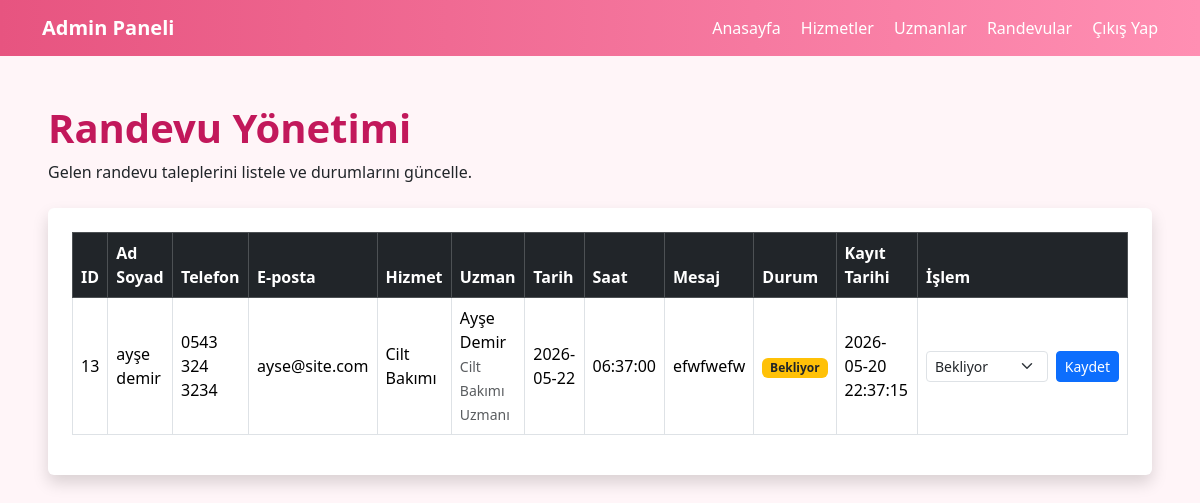
Page /admin/randevular.php (signed in) on the committed database.
### tables this page shows
CREATE TABLE `randevu_talepleri` (
  `id` int(11) NOT NULL,
  `ad_soyad` varchar(255) DEFAULT NULL,
  `telefon` varchar(20) DEFAULT NULL,
  `email` varchar(255) DEFAULT NULL,
  `hizmet_id` int(11) DEFAULT NULL,
  `tarih` date DEFAULT NULL,
  `saat` time DEFAULT NULL,
  `mesaj` text DEFAULT NULL,
  `durum` varchar(50) DEFAULT NULL,
  `kayit_tarihi` datetime DEFAULT NULL,
  `uzman_id` int(11) DEFAULT NULL
);

CREATE TABLE `hizmetler` (
  `id` int(11) NOT NULL,
  `baslik` varchar(255) DEFAULT NULL,
  `aciklama` text DEFAULT NULL,
  `fiyat` varchar(50) DEFAULT NULL,
  `resim` varchar(255) DEFAULT NULL,
  `durum` int(11) DEFAULT 1
);

CREATE TABLE `uzmanlar` (
  `id` int(11) NOT NULL,
  `ad_soyad` varchar(255) DEFAULT NULL,
  `uzmanlik` varchar(255) DEFAULT NULL,
  `resim` varchar(255) DEFAULT NULL,
  `aciklama` text DEFAULT NULL
);

### admin/randevular.php (the view, shortened to what this page needs)
<?php
include("../includes/db.php");
$sql = "SELECT
            r.id,
            r.ad_soyad,
            r.telefon,
            r.email,
            r.tarih,
            r.saat,
            r.mesaj,
            r.durum,
            r.kayit_tarihi,
            h.baslik AS hizmet_adi,
            u.ad_soyad AS uzman_adi,
            u.uzmanlik AS uzmanlik
        FROM randevu_talepleri r
        LEFT JOIN hizmetler h ON r.hizmet_id = h.id
        LEFT JOIN uzmanlar u ON r.uzman_id = u.id
        ORDER BY r.id DESC";
$randevular = $conn->query($sql)->fetchAll(PDO::FETCH_ASSOC);
?>
<!DOCTYPE html>
<html lang="tr">
<head>
    <link href="https://cdn.jsdelivr.net/npm/bootstrap@5.3.3/dist/css/bootstrap.min.css" rel="stylesheet">
</head>
<body style="background:#fff5f8;">
<nav class="navbar navbar-expand-lg" style="background:linear-gradient(90deg,#e75480,#ff8fb3);">
    <div class="container">
        <a class="navbar-brand text-white fw-bold" href="index.php">Admin Paneli</a>
        <div>
            <a href="index.php" class="text-white text-decoration-none me-3">Anasayfa</a>
            <a href="hizmetler.php" class="text-white text-decoration-none me-3">Hizmetler</a>
            <a href="uzmanlar.php" class="text-white text-decoration-none me-3">Uzmanlar</a>
            <a href="randevular.php" class="text-white text-decoration-none me-3">Randevular</a>
            <a href="logout.php" class="text-white text-decoration-none">Çıkış Yap</a>
        </div>
    </div>
</nav>
<div class="container-fluid my-5 px-5">
    <div class="mb-4">
        <h1 class="fw-bold" style="color:#c2185b;">Randevu Yönetimi</h1>
        <p>Gelen randevu taleplerini listele ve durumlarını güncelle.</p>
    </div>
    <div class="card shadow border-0 p-4">
        <div class="table-responsive">
            <table class="table table-bordered table-hover align-middle">
                <thead class="table-dark">
                    <tr>
                        <th>ID</th>
                        <th>Ad Soyad</th>
                        <th>Telefon</th>
                        <th>E-posta</th>
                        <th>Hizmet</th>
                        <th>Uzman</th>
                        <th>Tarih</th>
                        <th>Saat</th>
                        <th>Mesaj</th>
                        <th>Durum</th>
                        <th>Kayıt Tarihi</th>
                        <th width="210">İşlem</th>
                    </tr>
                </thead>
                <tbody>
                    <?php foreach($randevular as $randevu): ?>
                        <tr>
                            <td><?= $randevu["id"] ?></td>
                            <td><?= htmlspecialchars($randevu["ad_soyad"]) ?></td>
                            <td><?= htmlspecialchars($randevu["telefon"]) ?></td>
                            <td><?= htmlspecialchars($randevu["email"] ?? "-") ?></td>
                            <td>
                                <?= htmlspecialchars($randevu["hizmet_adi"] ?? "Seçilmemiş") ?>
                            </td>
                            <td>
                                <?php if($randevu["uzman_adi"]): ?>
                                    <?= htmlspecialchars($randevu["uzman_adi"]) ?><br>
                                    <small class="text-muted"><?= htmlspecialchars($randevu["uzmanlik"]) ?></small>
                                <?php else: ?>
                                    <span class="text-muted">Seçilmemiş</span>
                                <?php endif; ?>
                            </td>
                            <td><?= htmlspecialchars($randevu["tarih"] ?? "-") ?></td>
                            <td><?= htmlspecialchars($randevu["saat"] ?? "-") ?></td>
                            <td><?= htmlspecialchars($randevu["mesaj"] ?? "-") ?></td>
                            <td>
                                <?php if($randevu["durum"] == "Onaylandı"): ?>
                                    <span class="badge bg-success">Onaylandı</span>
                                <?php elseif($randevu["durum"] == "İptal Edildi"): ?>
                                    <span class="badge bg-danger">İptal Edildi</span>
                                <?php else: ?>
                                    <span class="badge bg-warning text-dark">Bekliyor</span>
                                <?php endif; ?>
                            </td>
                            <td><?= htmlspecialchars($randevu["kayit_tarihi"]) ?></td>
                            <td>
                                <form action="randevu_durum_guncelle.php" method="post" class="d-flex gap-2">
                                    <select name="durum" class="form-select form-select-sm">
                                        <option value="Bekliyor" <?= $randevu["durum"] == "Bekliyor" ? "selected" : "" ?>>Bekliyor</option>
                                    </select>
                                    <button type="submit" class="btn btn-primary btn-sm">Kaydet</button>
                                </form>
                            </td>
                        </tr>
                    <?php endforeach; ?>
                </tbody>
            </table>
        </div>
    </div>
</div>
</body>
</html>

### rows in the picture
randevu_talepleri: id "13", ad_soyad "ayşe demir", telefon "0543 324 3234", email "ayse@site.com", hizmetler.baslik "Cilt Bakımı", uzmanlar.ad_soyad "Ayşe Demir", uzmanlar.uzmanlik "Cilt Bakımı Uzmanı", tarih "2026-05-22", saat "06:37:00", mesaj "efwfwefw", shows "Bekliyor", kayit_tarihi "2026-05-20 22:37:15", durum "Bekliyor"
